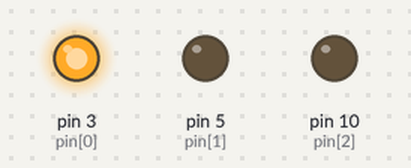
A sketch run on a simulated Arduino Uno, built with avr-gcc and run on an emulated ATmega328P. Parts: output pins drawn as LEDs (lit = HIGH).

Above: at 0.15 s.
At 0.75 s:
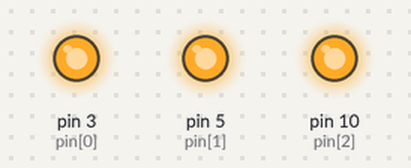
At 1.05 s:
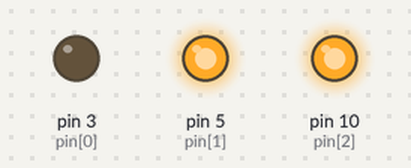
At 1.35 s:
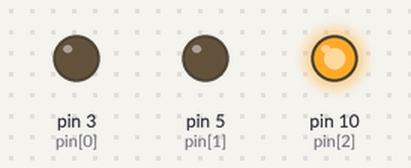
At 2.25 s:
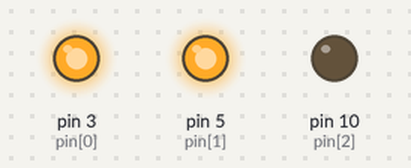
At 3.45 s:
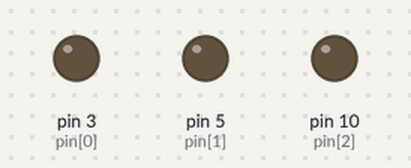
Timing chart, 0 to 4.1 s (numbered marks = the images above):
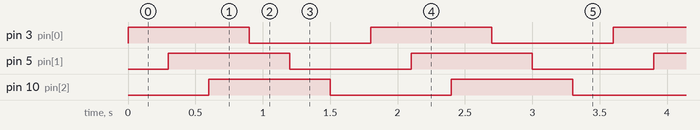

Measured:
- by itself, pin 3 (pin[0]), pin 5 (pin[1]), pin 10 (pin[2]): alternates HIGH for 0.90 s and LOW for 0.90 s
- by itself, everything shown: repeats every 1.8 s, in 6 steps

The sketch:

sketch_jul6a.ino
```cpp
// C++ code
//
int pin[]={3,5,10};//just change the array after adding more pins to LEDs
int n = sizeof(pin) / sizeof(pin[0]);

void setup()
{
  for(int i=0; i<n; i++) {
    pinMode(pin[i], OUTPUT);
  }
}

void loop()
{
  for(int i=0; i<n; i++) {
    digitalWrite(pin[i], HIGH);
    delay(300);
  }
  for(int i=0; i<n; i++) {
    digitalWrite(pin[i], LOW);
    delay(300);
  }
}
```
